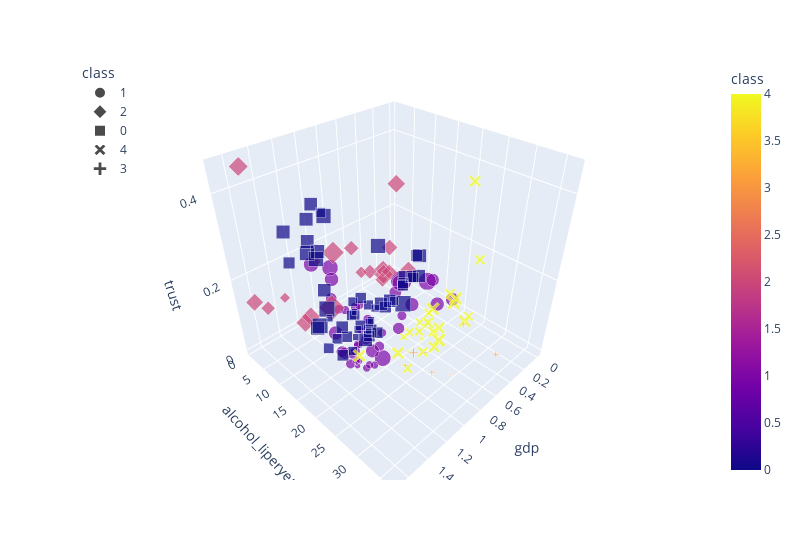

Write notebook code for a chart like this one.
### Code cell
# Plotting the clusters with three features
fig = px.scatter_3d(df_2019, x="gdp", y="alcohol_liperyear", z="trust", color="class", symbol="class", size="generosity",width=800)
fig.update_layout(legend=dict(x=0,y=1))
fig.show()
